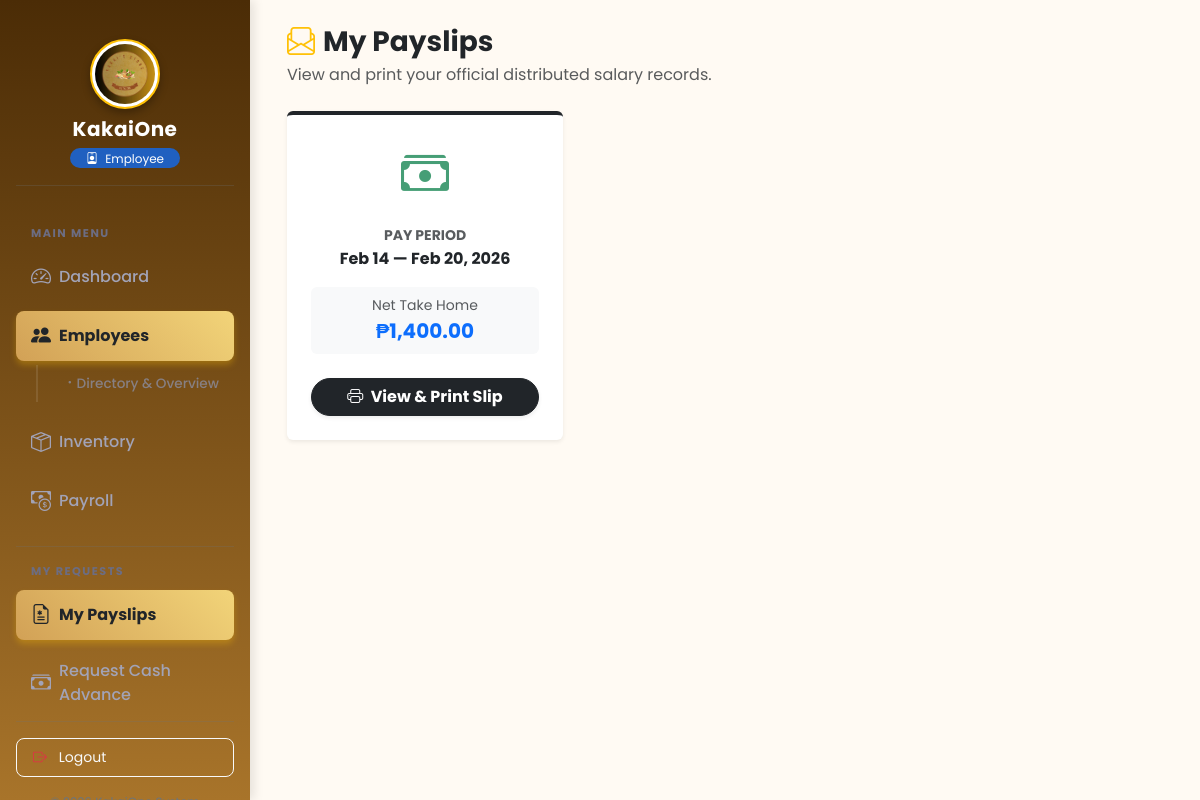
/frontend/payroll/my_payslips.php (signed in), run on the app's committed database.
### tables this page shows
CREATE TABLE `payroll_entries` (
  `entry_id` int(11) NOT NULL,
  `payroll_id` int(11) NOT NULL,
  `employee_id` int(11) NOT NULL,
  `gross_pay` decimal(10,2) DEFAULT 0.00,
  `overtime_pay` decimal(10,2) DEFAULT 0.00,
  `cash_advance` decimal(10,2) DEFAULT 0.00,
  `net_pay` decimal(10,2) DEFAULT 0.00,
  `details` longtext DEFAULT NULL CHECK (json_valid(`details`))
);

CREATE TABLE `payroll_runs` (
  `payroll_id` int(11) NOT NULL,
  `start_date` date NOT NULL,
  `end_date` date NOT NULL,
  `total_gross` decimal(10,2) DEFAULT 0.00,
  `total_deductions` decimal(10,2) DEFAULT 0.00,
  `total_net` decimal(10,2) DEFAULT 0.00,
  `is_published` tinyint(1) DEFAULT 0,
  `created_by` int(11) DEFAULT NULL,
  `created_at` timestamp NOT NULL DEFAULT current_timestamp()
);

### frontend/payroll/my_payslips.php (the view, shortened to what this page needs)
<?php
require_once __DIR__ . '/../includes/auth_check.php';
$my_id = $_SESSION['employee_id'];
$payslips = [];
try {
    $stmt = $pdo->prepare("
        SELECT pr.payroll_id, pr.start_date, pr.end_date, pe.net_pay
        FROM payroll_entries pe
        JOIN payroll_runs pr ON pe.payroll_id = pr.payroll_id
        WHERE pe.employee_id = ? AND pr.is_published = 1
        ORDER BY pr.created_at DESC
    ");
    $stmt->execute([$my_id]);
    $payslips = $stmt->fetchAll(PDO::FETCH_ASSOC);
} catch (PDOException $e) {
}
?>
<!DOCTYPE html>
<html lang="en">
<head>
    <?php include '../includes/links.php'; ?>
</head>
<body class="bg-light">
    <?php include '../includes/sidebar.php'; ?>
    <main id="main-content" style="margin-left: 250px; padding: 25px;">
        <div class="container-fluid">
            <div class="d-flex justify-content-between align-items-end mb-4">
                <div>
                    <h3 class="fw-bold text-dark mb-1">
                        <i class="bi bi-envelope-paper me-2 text-warning"></i>My Payslips
                    </h3>
                    <p class="text-muted mb-0">View and print your official distributed salary records.</p>
                </div>
            </div>
            <div class="row">
                <?php if (empty($payslips)): ?>
                    <div class="col-12">
                        <div class="card shadow-sm border-0 text-center py-5">
                            <i class="bi bi-inbox text-muted display-4 mb-3 opacity-25"></i>
                            <h5 class="text-muted">No payslips available yet.</h5>
                            <p class="small text-muted">Payslips will appear here once HR distributes them.</p>
                        </div>
                    </div>
                <?php else: ?>
                    <?php foreach ($payslips as $slip): ?>
                        <div class="col-md-4 mb-4">
                            <div class="card shadow-sm border-0 h-100" style="border-top: 4px solid #212529 !important;">
                                <div class="card-body p-4 text-center">
                                    <div class="mb-3">
                                        <i class="bi bi-cash-stack text-success" style="font-size: 3rem; opacity: 0.8;"></i>
                                    </div>
                                    <h6 class="text-muted text-uppercase fw-bold small mb-1">Pay Period</h6>
                                    <div class="fw-bold text-dark mb-3">
                                        <?= date('M d', strtotime($slip['start_date'])) ?> — <?= date('M d, Y', strtotime($slip['end_date'])) ?>
                                    </div>
                                    <div class="bg-light rounded p-2 mb-4">
                                        <span class="small text-muted d-block">Net Take Home</span>
                                        <span class="fw-bold fs-5 text-primary">₱<?= number_format($slip['net_pay'], 2) ?></span>
                                    </div>
                                    <a href="../../backend/payroll/payslip.php?payroll_id=<?= $slip['payroll_id'] ?>&employee_id=<?= $my_id ?>"
                                        target="_blank"
                                        class="btn btn-dark w-100 fw-bold rounded-pill shadow-sm">
                                        <i class="bi bi-printer me-1"></i> View & Print Slip
                                    </a>
                                </div>
                            </div>
                        </div>
                    <?php endforeach; ?>
                <?php endif; ?>
            </div>
        </div>
    </main>
</body>
</html>

### frontend/assets/css/style.css (style rules this page uses)
body { font-family: 'Poppins', sans-serif; background-color: #fff9f2; margin: 0; padding: 0; }
#main-content { margin-left: 250px; background-color: #fffaf3; min-height: 100vh; padding: 2rem; width: calc(100% - 250px); transition: all 0.3s ease; }
#main-content h3 { color: #4b2c06; }

### data on the page
payroll_entries: payroll.start_date "Feb 14", payroll.end_date "Feb 20, 2026", net_pay "1,400.00"

### other printed values
$_SESSION['role'] "Employee"
